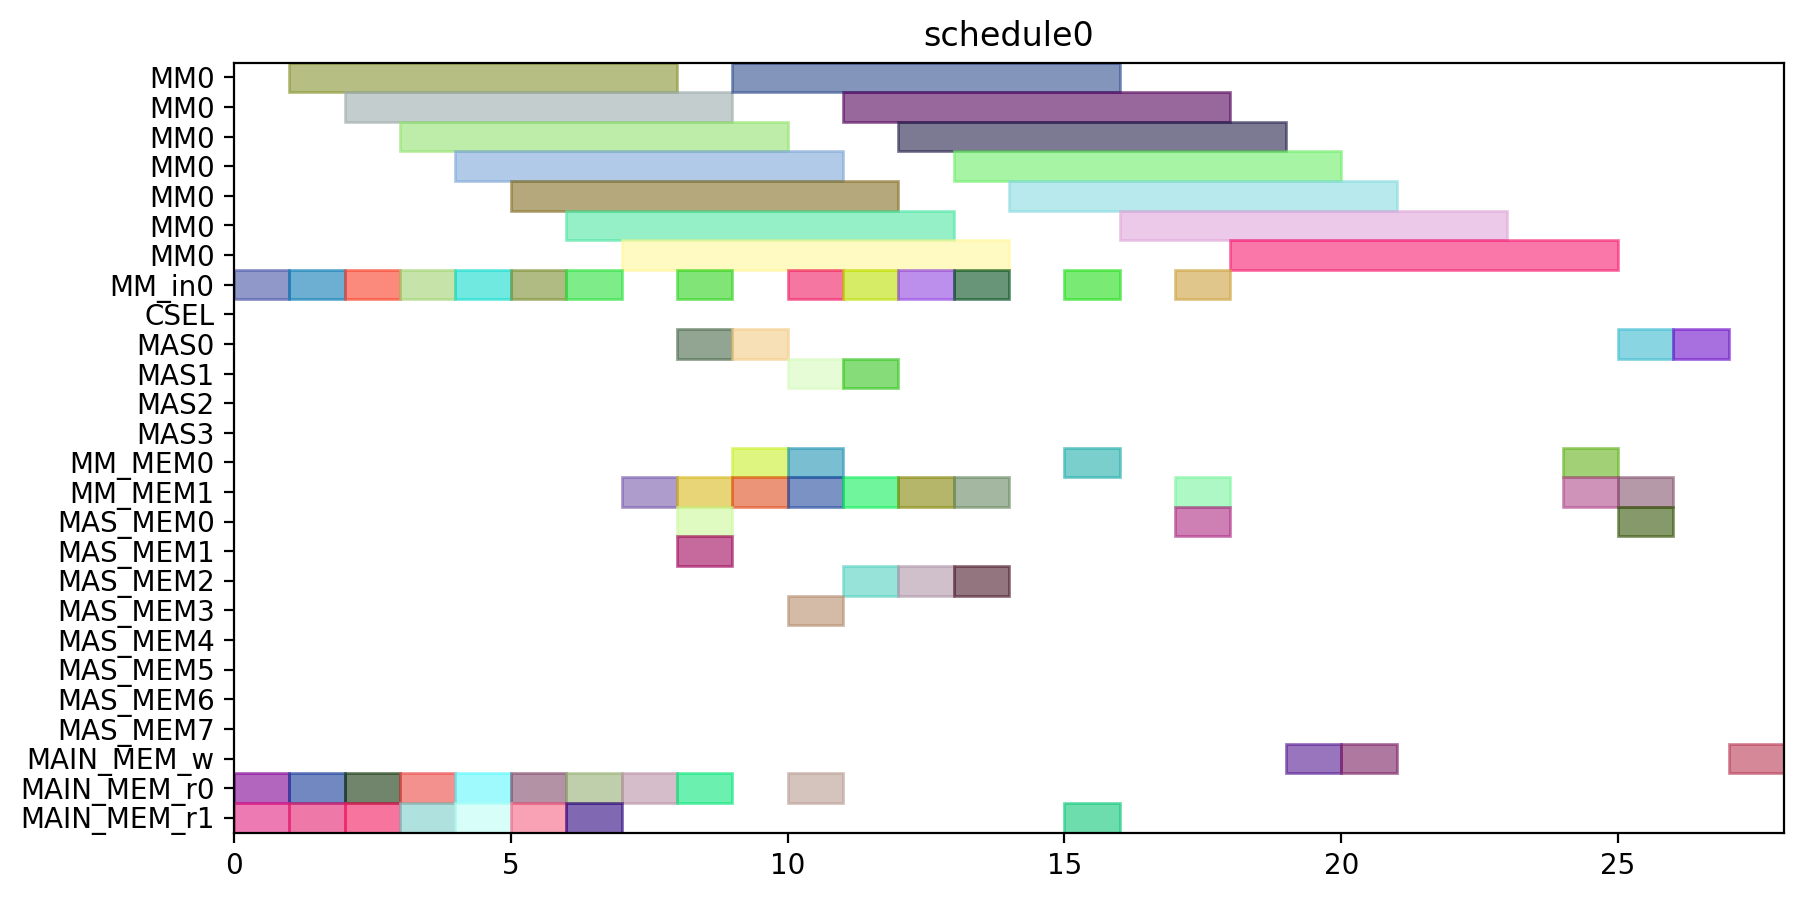

The Python source for this figure:
from pyschedule import Scenario, solvers, plotters, alt


def solve():
	horizon = 120
	S = Scenario("schedule0", horizon=horizon)

	# resource
	MM = S.Resources('MM', num=1, size=7)
	MM_in = S.Resources('MM_in', num=1)
	CSEL = S.Resource('CSEL')
	MAS = S.Resources('MAS', num=4, size=1, periods=range(1, horizon))
	MM_MEM = S.Resources('MM_MEM', num=2)
	MAS_MEM = S.Resources('MAS_MEM', num=8)
	MAIN_MEM_w = S.Resource('MAIN_MEM_w', size=1)
	MAIN_MEM_r = S.Resources('MAIN_MEM_r', num=2)

	# result of previous scheduling

	# new tasks
	r1 = S.Task('r1', length=7, delay_cost=1)
	r1 += alt(MM)
	r1_in = S.Task('r1_in', length=1, delay_cost=1)
	r1_in += alt(MM_in)
	S += r1_in*MM_in[0]<=r1*MM[0]
	r1_mem0 = S.Task('r1_mem0', length=1, delay_cost=1)
	r1_mem0 += MAIN_MEM_r[0]
	S += r1_mem0 <= r1

	r1_mem1 = S.Task('r1_mem1', length=1, delay_cost=1)
	r1_mem1 += MAIN_MEM_r[1]
	S += r1_mem1 <= r1

	r3 = S.Task('r3', length=7, delay_cost=1)
	r3 += alt(MM)
	r3_in = S.Task('r3_in', length=1, delay_cost=1)
	r3_in += alt(MM_in)
	S += r3_in*MM_in[0]<=r3*MM[0]
	r3_mem0 = S.Task('r3_mem0', length=1, delay_cost=1)
	r3_mem0 += MAIN_MEM_r[0]
	S += r3_mem0 <= r3

	r3_mem1 = S.Task('r3_mem1', length=1, delay_cost=1)
	r3_mem1 += MAIN_MEM_r[1]
	S += r3_mem1 <= r3

	r4 = S.Task('r4', length=7, delay_cost=1)
	r4 += alt(MM)
	r4_in = S.Task('r4_in', length=1, delay_cost=1)
	r4_in += alt(MM_in)
	S += r4_in*MM_in[0]<=r4*MM[0]
	r4_mem0 = S.Task('r4_mem0', length=1, delay_cost=1)
	r4_mem0 += MAIN_MEM_r[0]
	S += r4_mem0 <= r4

	r4_mem1 = S.Task('r4_mem1', length=1, delay_cost=1)
	r4_mem1 += MAIN_MEM_r[1]
	S += r4_mem1 <= r4

	r5 = S.Task('r5', length=7, delay_cost=1)
	r5 += alt(MM)
	r5_in = S.Task('r5_in', length=1, delay_cost=1)
	r5_in += alt(MM_in)
	S += r5_in*MM_in[0]<=r5*MM[0]
	r5_mem0 = S.Task('r5_mem0', length=1, delay_cost=1)
	r5_mem0 += MAIN_MEM_r[0]
	S += r5_mem0 <= r5

	r5_mem1 = S.Task('r5_mem1', length=1, delay_cost=1)
	r5_mem1 += MAIN_MEM_r[1]
	S += r5_mem1 <= r5

	r6 = S.Task('r6', length=7, delay_cost=1)
	r6 += alt(MM)
	r6_in = S.Task('r6_in', length=1, delay_cost=1)
	r6_in += alt(MM_in)
	S += r6_in*MM_in[0]<=r6*MM[0]
	r6_mem0 = S.Task('r6_mem0', length=1, delay_cost=1)
	r6_mem0 += MAIN_MEM_r[0]
	S += r6_mem0 <= r6

	r6_mem1 = S.Task('r6_mem1', length=1, delay_cost=1)
	r6_mem1 += MAIN_MEM_r[1]
	S += r6_mem1 <= r6

	r12 = S.Task('r12', length=7, delay_cost=1)
	r12 += alt(MM)
	r12_in = S.Task('r12_in', length=1, delay_cost=1)
	r12_in += alt(MM_in)
	S += r12_in*MM_in[0]<=r12*MM[0]
	r12_mem0 = S.Task('r12_mem0', length=1, delay_cost=1)
	r12_mem0 += MAIN_MEM_r[0]
	S += r12_mem0 <= r12

	r12_mem1 = S.Task('r12_mem1', length=1, delay_cost=1)
	r12_mem1 += MAIN_MEM_r[1]
	S += r12_mem1 <= r12

	r13 = S.Task('r13', length=7, delay_cost=1)
	r13 += alt(MM)
	r13_in = S.Task('r13_in', length=1, delay_cost=1)
	r13_in += alt(MM_in)
	S += r13_in*MM_in[0]<=r13*MM[0]
	r13_mem0 = S.Task('r13_mem0', length=1, delay_cost=1)
	r13_mem0 += MAIN_MEM_r[0]
	S += r13_mem0 <= r13

	r13_mem1 = S.Task('r13_mem1', length=1, delay_cost=1)
	r13_mem1 += MAIN_MEM_r[1]
	S += r13_mem1 <= r13

	r2 = S.Task('r2', length=1, delay_cost=1)
	r2 += alt(MAS)
	r2_mem0 = S.Task('r2_mem0', length=1, delay_cost=1)
	r2_mem0 += alt(MM_MEM)
	S += (r1*MM[0])-1 < r2_mem0*MM_MEM[0]
	S += r2_mem0 <= r2

	r2_mem1 = S.Task('r2_mem1', length=1, delay_cost=1)
	r2_mem1 += alt(MM_MEM)
	S += (r1*MM[0])-1 < r2_mem1*MM_MEM[1]
	S += r2_mem1 <= r2

	r7 = S.Task('r7', length=1, delay_cost=1)
	r7 += alt(MAS)
	r7_mem0 = S.Task('r7_mem0', length=1, delay_cost=1)
	r7_mem0 += alt(MM_MEM)
	S += (r5*MM[0])-1 < r7_mem0*MM_MEM[0]
	S += r7_mem0 <= r7

	r7_mem1 = S.Task('r7_mem1', length=1, delay_cost=1)
	r7_mem1 += alt(MM_MEM)
	S += (r6*MM[0])-1 < r7_mem1*MM_MEM[1]
	S += r7_mem1 <= r7

	r8 = S.Task('r8', length=1, delay_cost=1)
	r8 += alt(MAS)
	r8_mem0 = S.Task('r8_mem0', length=1, delay_cost=1)
	r8_mem0 += MAIN_MEM_r[0]
	S += r8_mem0 <= r8

	r8_mem1 = S.Task('r8_mem1', length=1, delay_cost=1)
	r8_mem1 += alt(MM_MEM)
	S += (r4*MM[0])-1 < r8_mem1*MM_MEM[1]
	S += r8_mem1 <= r8

	r10 = S.Task('r10', length=1, delay_cost=1)
	r10 += alt(MAS)
	r10_mem0 = S.Task('r10_mem0', length=1, delay_cost=1)
	r10_mem0 += MAIN_MEM_r[0]
	S += r10_mem0 <= r10

	r10_mem1 = S.Task('r10_mem1', length=1, delay_cost=1)
	r10_mem1 += alt(MM_MEM)
	S += (r4*MM[0])-1 < r10_mem1*MM_MEM[1]
	S += r10_mem1 <= r10

	r9 = S.Task('r9', length=7, delay_cost=1)
	r9 += alt(MM)
	r9_in = S.Task('r9_in', length=1, delay_cost=1)
	r9_in += alt(MM_in)
	S += r9_in*MM_in[0]<=r9*MM[0]
	r9_mem0 = S.Task('r9_mem0', length=1, delay_cost=1)
	r9_mem0 += MAIN_MEM_r[0]
	S += r9_mem0 <= r9

	r9_mem1 = S.Task('r9_mem1', length=1, delay_cost=1)
	r9_mem1 += alt(MAS_MEM)
	S += (r7*MAS[0])-1 < r9_mem1*MAS_MEM[1]
	S += (r7*MAS[1])-1 < r9_mem1*MAS_MEM[3]
	S += (r7*MAS[2])-1 < r9_mem1*MAS_MEM[5]
	S += (r7*MAS[3])-1 < r9_mem1*MAS_MEM[7]
	S += r9_mem1 <= r9

	r11 = S.Task('r11', length=7, delay_cost=1)
	r11 += alt(MM)
	r11_in = S.Task('r11_in', length=1, delay_cost=1)
	r11_in += alt(MM_in)
	S += r11_in*MM_in[0]<=r11*MM[0]
	r11_mem0 = S.Task('r11_mem0', length=1, delay_cost=1)
	r11_mem0 += alt(MAS_MEM)
	S += (r10*MAS[0])-1 < r11_mem0*MAS_MEM[0]
	S += (r10*MAS[1])-1 < r11_mem0*MAS_MEM[2]
	S += (r10*MAS[2])-1 < r11_mem0*MAS_MEM[4]
	S += (r10*MAS[3])-1 < r11_mem0*MAS_MEM[6]
	S += r11_mem0 <= r11

	r11_mem1 = S.Task('r11_mem1', length=1, delay_cost=1)
	r11_mem1 += alt(MAS_MEM)
	S += (r10*MAS[0])-1 < r11_mem1*MAS_MEM[1]
	S += (r10*MAS[1])-1 < r11_mem1*MAS_MEM[3]
	S += (r10*MAS[2])-1 < r11_mem1*MAS_MEM[5]
	S += (r10*MAS[3])-1 < r11_mem1*MAS_MEM[7]
	S += r11_mem1 <= r11

	PX_new = S.Task('PX_new', length=7, delay_cost=1)
	PX_new += alt(MM)
	PX_new_in = S.Task('PX_new_in', length=1, delay_cost=1)
	PX_new_in += alt(MM_in)
	S += PX_new_in*MM_in[0]<=PX_new*MM[0]
	S += 0<PX_new

	PX_new_w = S.Task('PX_new_w', length=1, delay_cost=1)
	PX_new_w += alt(MAIN_MEM_w)
	S += PX_new <= PX_new_w

	PX_new_mem0 = S.Task('PX_new_mem0', length=1, delay_cost=1)
	PX_new_mem0 += alt(MAS_MEM)
	S += (r2*MAS[0])-1 < PX_new_mem0*MAS_MEM[0]
	S += (r2*MAS[1])-1 < PX_new_mem0*MAS_MEM[2]
	S += (r2*MAS[2])-1 < PX_new_mem0*MAS_MEM[4]
	S += (r2*MAS[3])-1 < PX_new_mem0*MAS_MEM[6]
	S += PX_new_mem0 <= PX_new

	PX_new_mem1 = S.Task('PX_new_mem1', length=1, delay_cost=1)
	PX_new_mem1 += alt(MM_MEM)
	S += (r12*MM[0])-1 < PX_new_mem1*MM_MEM[1]
	S += PX_new_mem1 <= PX_new

	r14 = S.Task('r14', length=7, delay_cost=1)
	r14 += alt(MM)
	r14_in = S.Task('r14_in', length=1, delay_cost=1)
	r14_in += alt(MM_in)
	S += r14_in*MM_in[0]<=r14*MM[0]
	r14_mem0 = S.Task('r14_mem0', length=1, delay_cost=1)
	r14_mem0 += alt(MAS_MEM)
	S += (r2*MAS[0])-1 < r14_mem0*MAS_MEM[0]
	S += (r2*MAS[1])-1 < r14_mem0*MAS_MEM[2]
	S += (r2*MAS[2])-1 < r14_mem0*MAS_MEM[4]
	S += (r2*MAS[3])-1 < r14_mem0*MAS_MEM[6]
	S += r14_mem0 <= r14

	r14_mem1 = S.Task('r14_mem1', length=1, delay_cost=1)
	r14_mem1 += alt(MM_MEM)
	S += (r3*MM[0])-1 < r14_mem1*MM_MEM[1]
	S += r14_mem1 <= r14

	Z1_new = S.Task('Z1_new', length=7, delay_cost=1)
	Z1_new += alt(MM)
	Z1_new_in = S.Task('Z1_new_in', length=1, delay_cost=1)
	Z1_new_in += alt(MM_in)
	S += Z1_new_in*MM_in[0]<=Z1_new*MM[0]
	S += 0<Z1_new

	Z1_new_w = S.Task('Z1_new_w', length=1, delay_cost=1)
	Z1_new_w += alt(MAIN_MEM_w)
	S += Z1_new <= Z1_new_w

	Z1_new_mem0 = S.Task('Z1_new_mem0', length=1, delay_cost=1)
	Z1_new_mem0 += alt(MAS_MEM)
	S += (r2*MAS[0])-1 < Z1_new_mem0*MAS_MEM[0]
	S += (r2*MAS[1])-1 < Z1_new_mem0*MAS_MEM[2]
	S += (r2*MAS[2])-1 < Z1_new_mem0*MAS_MEM[4]
	S += (r2*MAS[3])-1 < Z1_new_mem0*MAS_MEM[6]
	S += Z1_new_mem0 <= Z1_new

	Z1_new_mem1 = S.Task('Z1_new_mem1', length=1, delay_cost=1)
	Z1_new_mem1 += alt(MM_MEM)
	S += (r13*MM[0])-1 < Z1_new_mem1*MM_MEM[1]
	S += Z1_new_mem1 <= Z1_new

	r15 = S.Task('r15', length=7, delay_cost=1)
	r15 += alt(MM)
	r15_in = S.Task('r15_in', length=1, delay_cost=1)
	r15_in += alt(MM_in)
	S += r15_in*MM_in[0]<=r15*MM[0]
	r15_mem0 = S.Task('r15_mem0', length=1, delay_cost=1)
	r15_mem0 += alt(MAS_MEM)
	S += (r8*MAS[0])-1 < r15_mem0*MAS_MEM[0]
	S += (r8*MAS[1])-1 < r15_mem0*MAS_MEM[2]
	S += (r8*MAS[2])-1 < r15_mem0*MAS_MEM[4]
	S += (r8*MAS[3])-1 < r15_mem0*MAS_MEM[6]
	S += r15_mem0 <= r15

	r15_mem1 = S.Task('r15_mem1', length=1, delay_cost=1)
	r15_mem1 += alt(MM_MEM)
	S += (r9*MM[0])-1 < r15_mem1*MM_MEM[1]
	S += r15_mem1 <= r15

	r16 = S.Task('r16', length=7, delay_cost=1)
	r16 += alt(MM)
	r16_in = S.Task('r16_in', length=1, delay_cost=1)
	r16_in += alt(MM_in)
	S += r16_in*MM_in[0]<=r16*MM[0]
	r16_mem0 = S.Task('r16_mem0', length=1, delay_cost=1)
	r16_mem0 += alt(MM_MEM)
	S += (r11*MM[0])-1 < r16_mem0*MM_MEM[0]
	S += r16_mem0 <= r16

	r16_mem1 = S.Task('r16_mem1', length=1, delay_cost=1)
	r16_mem1 += MAIN_MEM_r[1]
	S += r16_mem1 <= r16

	r17 = S.Task('r17', length=1, delay_cost=1)
	r17 += alt(MAS)
	r17_mem0 = S.Task('r17_mem0', length=1, delay_cost=1)
	r17_mem0 += alt(MM_MEM)
	S += (r14*MM[0])-1 < r17_mem0*MM_MEM[0]
	S += r17_mem0 <= r17

	r17_mem1 = S.Task('r17_mem1', length=1, delay_cost=1)
	r17_mem1 += alt(MM_MEM)
	S += (r15*MM[0])-1 < r17_mem1*MM_MEM[1]
	S += r17_mem1 <= r17

	PY_new = S.Task('PY_new', length=1, delay_cost=1)
	PY_new += alt(MAS)
	S += 0<PY_new

	PY_new_w = S.Task('PY_new_w', length=1, delay_cost=1)
	PY_new_w += alt(MAIN_MEM_w)
	S += PY_new <= PY_new_w

	PY_new_mem0 = S.Task('PY_new_mem0', length=1, delay_cost=1)
	PY_new_mem0 += alt(MAS_MEM)
	S += (r17*MAS[0])-1 < PY_new_mem0*MAS_MEM[0]
	S += (r17*MAS[1])-1 < PY_new_mem0*MAS_MEM[2]
	S += (r17*MAS[2])-1 < PY_new_mem0*MAS_MEM[4]
	S += (r17*MAS[3])-1 < PY_new_mem0*MAS_MEM[6]
	S += PY_new_mem0 <= PY_new

	PY_new_mem1 = S.Task('PY_new_mem1', length=1, delay_cost=1)
	PY_new_mem1 += alt(MM_MEM)
	S += (r16*MM[0])-1 < PY_new_mem1*MM_MEM[1]
	S += PY_new_mem1 <= PY_new

	solvers.mip.solve(S,msg=1,kind='CPLEX',ratio_gap=1.01)

	solution = [['hoge']*len(S.solution()[1]) for i in range(len(S.solution()))]
	for i in range(len(S.solution())):
		for j in range(len(S.solution()[i])):
			solution[i][j]=str(S.solution()[i][j])
	print(solution)

	cycles = int(solution[-1][3])

	pic_file_name = "/home/mfukuda/ABE/multiRAM_multiMAS_16mux/scheduling_result/stage7MM1_stage1MAS4/EP_YRECOVER/schedule0.png"
	if(S.solution() != []):
		plotters.matplotlib.plot(S,img_filename=pic_file_name, show_task_labels=False, fig_size=(cycles*0.25+3, 5))

	return solution
